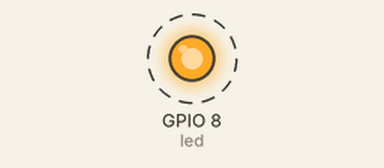
Simulated run of this sketch. Board: ESP32-C3. Shown: output pins drawn as LEDs (lit = HIGH). Dashed ring = blinking. What the sketch prints to the serial monitor is not drawn.

Above: at 0.2 s.
Timing chart, 0 to 3.0 s (numbered marks = the images above):
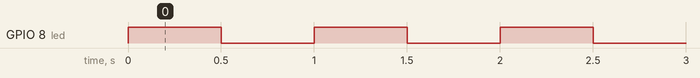

The sketch:

esp32c3mini_blink.ino
```cpp
// #include <WiFi.h>
// #include <WiFiManager.h>
// #include <HTTPClient.h>
// #include <queue>
// define led according to pin diagram
int led = 8;

void setup() {
  // initialize digital pin led as an output
  pinMode(led, OUTPUT);
  Serial.begin(256000);  // 配置串口
  Serial.setRxBufferSize(2048);
    // pinMode(Output5VPin,OUTPUT);// 配置GPIO输出5V;但是实际输出的是3v3
    // digitalWrite(Output5VPin,HIGH);
  Serial.println("Start!!!!");

}

void loop() {
  digitalWrite(led, HIGH);   // turn the LED off
  delay(500);               // wait for a second
  digitalWrite(led, LOW);    // turn the LED on
  delay(500);               // wait for a second
  Serial.println("Start!!!!");
}
```

Measured:
- by itself, GPIO 8 (led): alternates HIGH for 0.50 s and LOW for 0.50 s
